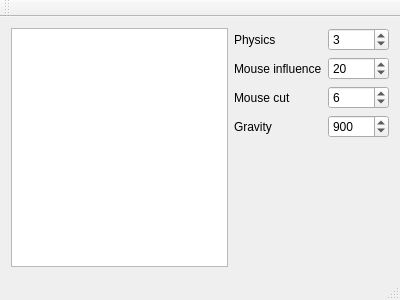
<?xml version="1.0" encoding="UTF-8"?>
<ui version="4.0">
 <class>MainWindow</class>
 <widget class="QMainWindow" name="MainWindow">
  <property name="geometry">
   <rect>
    <x>0</x>
    <y>0</y>
    <width>400</width>
    <height>300</height>
   </rect>
  </property>
  <property name="windowTitle">
   <string>MainWindow</string>
  </property>
  <widget class="QWidget" name="centralWidget">
   <layout class="QHBoxLayout" name="horizontalLayout_2">
    <item>
     <widget class="QGraphicsView" name="canvasGraphicsView"/>
    </item>
    <item>
     <layout class="QFormLayout" name="formLayout">
      <item row="0" column="1">
       <widget class="QSpinBox" name="physicsSpinBox">
        <property name="value">
         <number>3</number>
        </property>
       </widget>
      </item>
      <item row="0" column="0">
       <widget class="QLabel" name="physicsLabel">
        <property name="text">
         <string>Physics</string>
        </property>
       </widget>
      </item>
      <item row="1" column="0">
       <widget class="QLabel" name="mouseInfluenceLabel">
        <property name="text">
         <string>Mouse influence</string>
        </property>
       </widget>
      </item>
      <item row="1" column="1">
       <widget class="QSpinBox" name="mouseInfluenceSpinBox">
        <property name="value">
         <number>20</number>
        </property>
       </widget>
      </item>
      <item row="2" column="0">
       <widget class="QLabel" name="mouseCutLabel">
        <property name="text">
         <string>Mouse cut</string>
        </property>
       </widget>
      </item>
      <item row="2" column="1">
       <widget class="QSpinBox" name="mouseCutSpinBox">
        <property name="value">
         <number>6</number>
        </property>
       </widget>
      </item>
      <item row="3" column="0">
       <widget class="QLabel" name="gravityLabel">
        <property name="text">
         <string>Gravity</string>
        </property>
       </widget>
      </item>
      <item row="3" column="1">
       <widget class="QSpinBox" name="gravitySpinBox">
        <property name="maximum">
         <number>10000</number>
        </property>
        <property name="singleStep">
         <number>10</number>
        </property>
        <property name="value">
         <number>900</number>
        </property>
       </widget>
      </item>
     </layout>
    </item>
   </layout>
  </widget>
  <widget class="QMenuBar" name="menuBar">
   <property name="geometry">
    <rect>
     <x>0</x>
     <y>0</y>
     <width>400</width>
     <height>21</height>
    </rect>
   </property>
  </widget>
  <widget class="QToolBar" name="mainToolBar">
   <attribute name="toolBarArea">
    <enum>TopToolBarArea</enum>
   </attribute>
   <attribute name="toolBarBreak">
    <bool>false</bool>
   </attribute>
  </widget>
  <widget class="QStatusBar" name="statusBar"/>
 </widget>
 <layoutdefault spacing="6" margin="11"/>
 <resources/>
 <connections/>
</ui>
